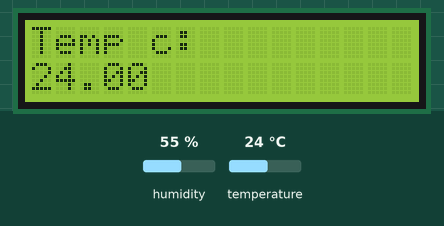
A sketch run on a simulated Arduino Uno, built with avr-gcc and run on an emulated ATmega328P. Parts: 16×2 character LCD. The test bench sets the inputs (shaded band); at power-on: humidity 55 %, temperature 24 °C.

Above: at 1.2 s.
1.3 s: humidity set to 22 %
At 15.2 s:
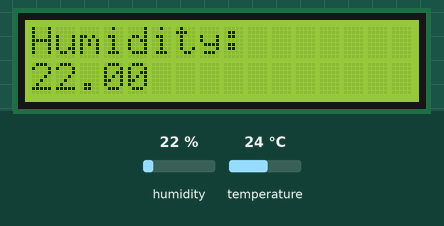
15.3 s: temperature set to 12 °C
At 21.4 s:
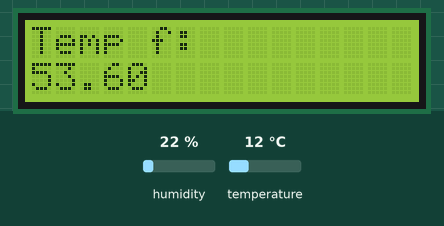
24.3 s: humidity set to 40 %
At 34.5 s:
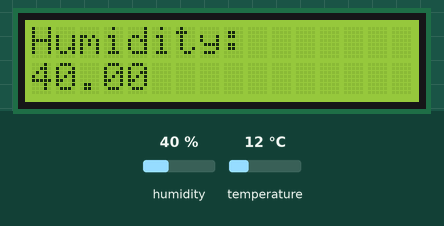
37.7 s: temperature set to 19 °C
At 46.1 s:
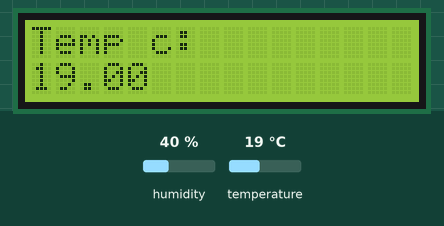
Timing chart, 0 to 47.6 s (numbered marks = the images above; inputs shaded):
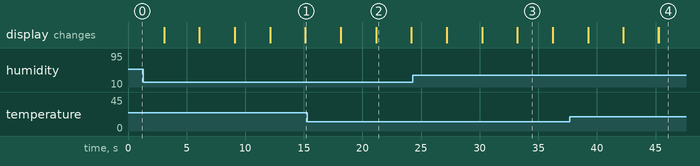

Measured:
- what the display in image 2 shows lasts 3.0 s, from 21.2 s to 24.2 s

The sketch:

DHT_on_LCD_display.ino
```cpp
#include <LiquidCrystal.h>
#include "DHT.h"
#define TYPE DHT11

int sp = 2;
float tempc;
float humid;
float tempf;
int rs = 7;
int en = 8;
int d4 = 9;
int d5 = 10;
int d6 = 11;
int d7 = 12;

DHT obj (sp,TYPE);
LiquidCrystal led(rs,en,d4,d5,d6,d7);

void setup() {
  // put your setup code here, to run once:
Serial.begin(9600);
obj.begin();
led.begin(16,2);
}

void loop() {
  // put your main code here, to run repeatedly:
tempc = obj.readTemperature();
tempf = obj.readTemperature(true);
humid = obj.readHumidity();


led.setCursor(0,0);
led.print("Temp c: ");
led.setCursor(0,1);
led.print(tempc);
delay(3000);
led.clear();

led.setCursor(0,0);
led.print("Temp f: ");
led.setCursor(0,1);
led.print(tempf);
delay(3000);
led.clear();

led.setCursor(0,0);
led.print("Humidity: ");
led.setCursor(0,1);
led.println(humid);
delay(3000);
led.clear();

}
```
